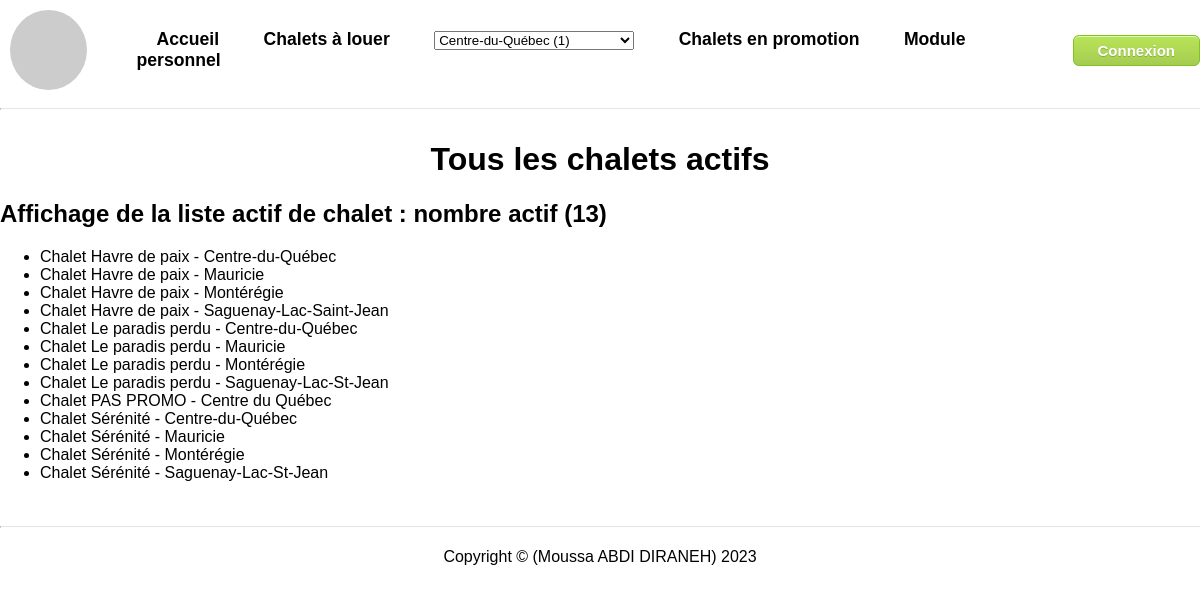
/liste_chalets.php, run on the app's committed database.
### tables this page shows
CREATE TABLE `chalets` (
  `id` int NOT NULL,
  `nom` varchar(50) NOT NULL,
  `description` text NOT NULL,
  `personnes_max` int NOT NULL,
  `prix_haute_saison` int NOT NULL,
  `prix_basse_saison` int NOT NULL,
  `actif` tinyint(1) NOT NULL,
  `promo` tinyint(1) NOT NULL,
  `date_inscription` date NOT NULL,
  `fk_region` int NOT NULL,
  `id_picsum` int NOT NULL
);

### controleurs/chalets.php (called while the page is built, shortened)
<?php
require_once './modeles/chalets.php';
class ControleurChalet {
    function afficherListeChaletActif() {
        $chalets = modele_chalet::ObtenirTousLesChaletsActif();
        require './vues/chalets/liste_actif.php';
    }
}
?>

### modeles/chalets.php (called while the page is built, shortened)
<?php
class modele_chalet {
    public function __construct($id, $nom, $description,$personnes_max, $prix_haute_saison, $prix_basse_saison,  $actif, $promo, $date_inscription) {
        $this->nom = $nom;
    }
    static function connecter() {
        $mysqli = new mysqli(Db::$host, Db::$username, Db::$password, Db::$database);
        return $mysqli;
    }
    public static function ObtenirTousLesChaletsActif() {
      $liste = [];
      $mysqli = self::connecter();
      $resultatRequete = $mysqli->query("SELECT id, nom, description, personnes_max, prix_haute_saison, prix_basse_saison, actif, promo, date_inscription FROM chalets WHERE actif=1 ORDER BY nom");
      if(is_array($resultatRequete) || is_object($resultatRequete)){
      foreach ($resultatRequete as $enregistrement) {
          $liste[] = new modele_chalet($enregistrement['id'], $enregistrement['nom'], $enregistrement['description'], $enregistrement['personnes_max'], $enregistrement['prix_haute_saison'], $enregistrement['prix_basse_saison'], $enregistrement['actif'],  $enregistrement['promo'], $enregistrement['date_inscription']);
      }}
      return $liste;
  }
}
?>

### vues/chalets/liste_actif.php (the view)
<h2>Affichage de la liste actif de chalet :
 nombre actif (<?php
echo count($chalets);
?>)
</h2>
<ul>
    <?php
    foreach ($chalets as $chalet) {  ?>
        <li><?= $chalet->nom ?>  </li>
    <?php
   } ?>
</ul>

### css/styles.css (style rules this page uses)
html { margin: 0; padding: 0; }
body { margin: 100px 0 0 0; padding: 20px 0; font-family: Arial, sans-serif; }
.light-mode, .light-mode a, .light-mode header { background-color: white; color: black; }

### data on the page
chalets: nom "Chalet Havre de paix - Centre-du-Québec"
chalets: nom "Chalet Havre de paix - Mauricie"
chalets: nom "Chalet Havre de paix - Montérégie"
chalets: nom "Chalet Havre de paix - Saguenay-Lac-Saint-Jean"
chalets: nom "Chalet Le paradis perdu - Centre-du-Québec"
chalets: nom "Chalet Le paradis perdu - Mauricie"
chalets: nom "Chalet Le paradis perdu - Montérégie"
chalets: nom "Chalet Le paradis perdu - Saguenay-Lac-St-Jean"
chalets: nom "Chalet PAS PROMO - Centre du Québec"
chalets: nom "Chalet Sérénité - Centre-du-Québec"
chalets: nom "Chalet Sérénité - Mauricie"
chalets: nom "Chalet Sérénité - Montérégie"
chalets: nom "Chalet Sérénité - Saguenay-Lac-St-Jean"

### other printed values
count($chalets) "13"
form field region_id "Centre-du-Québec (1)"
